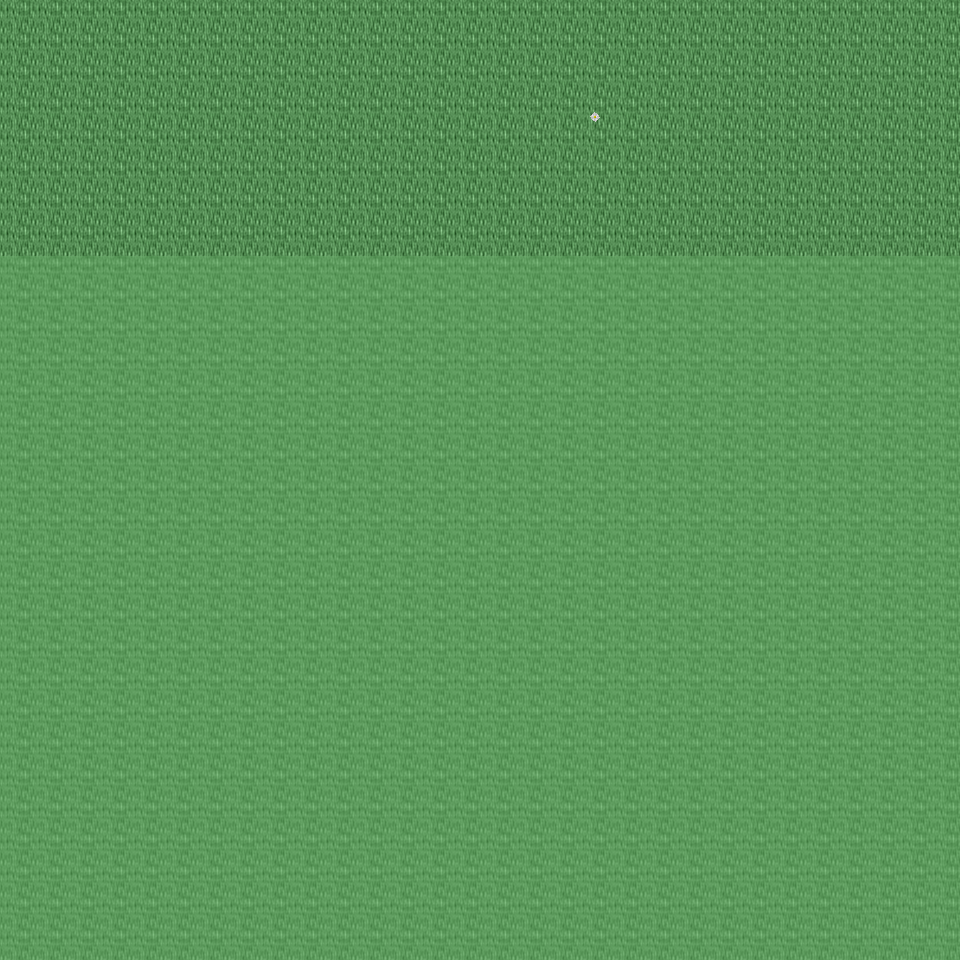

The image is a tile-based game level rendered from a .tmx file. Its description and source (layers, tilesets, objects; grid data summarised) follow:
An orthogonal 30x30 tile map with 32x32 px tiles, 6 tile layers (Ground, Object, Object2, Above, ...), 26 tilesets and 2 objects (2x mapchange).

<map version="1.0" orientation="orthogonal" renderorder="right-down" width="30" height="30" tilewidth="32" tileheight="32" nextobjectid="3">
  <tileset firstgid="1" name="tileset_ground_ground" tilewidth="32" tileheight="32" tilecount="33" columns="3">
    <image source="../drawable/tileset_ground_ground.png" width="96" height="352" />
  </tileset>
  <tileset firstgid="34" name="tileset_ground_ice_ice" tilewidth="32" tileheight="32" tilecount="3" columns="3">
    <image source="../drawable/tileset_ground_ice_ice.png" width="96" height="32" />
  </tileset>
  <tileset firstgid="37" name="tileset_plant_flower_daisy_white" tilewidth="32" tileheight="32" tilecount="8" columns="2">
    <image source="../drawable/tileset_plant_flower_daisy_white.png" width="64" height="128" />
  </tileset>
  <tileset firstgid="45" name="tileset_ground_rock_pebbles" tilewidth="32" tileheight="32" tilecount="3" columns="1">
    <image source="../drawable/tileset_ground_rock_pebbles.png" width="32" height="96" />
  </tileset>
  <tileset firstgid="48" name="tileset_plant_grasses" tilewidth="32" tileheight="32" tilecount="6" columns="3">
    <image source="../drawable/tileset_plant_grasses.png" width="96" height="64" />
  </tileset>
  <tileset firstgid="54" name="tileset_plant_leaves" tilewidth="32" tileheight="32" tilecount="8" columns="4">
    <image source="../drawable/tileset_plant_leaves.png" width="128" height="64" />
  </tileset>
  <tileset firstgid="62" name="tileset_ground_grass_edges" tilewidth="32" tileheight="32" tilecount="36" columns="12">
    <image source="../drawable/tileset_ground_grass_edges.png" width="384" height="96" />
  </tileset>
  <tileset firstgid="98" name="tileset_plant_flower_daisy_yellow" tilewidth="32" tileheight="32" tilecount="8" columns="2">
    <image source="../drawable/tileset_plant_flower_daisy_yellow.png" width="64" height="128" />
  </tileset>
  <tileset firstgid="106" name="tileset_plant_bush_bushes" tilewidth="32" tileheight="32" tilecount="10" columns="5">
    <image source="../drawable/tileset_plant_bush_bushes.png" width="160" height="64" />
  </tileset>
  <tileset firstgid="116" name="tileset_plant_stump_stump_brown" tilewidth="32" tileheight="32" tilecount="4" columns="2">
    <image source="../drawable/tileset_plant_stump_stump_brown.png" width="64" height="64" />
  </tileset>
  <tileset firstgid="120" name="tileset_plant_stump_stump_green" tilewidth="32" tileheight="32" tilecount="4" columns="2">
    <image source="../drawable/tileset_plant_stump_stump_green.png" width="64" height="64" />
  </tileset>
  <tileset firstgid="124" name="tileset_item_pot_pot_golden" tilewidth="32" tileheight="32" tilecount="4" columns="4">
    <image source="../drawable/tileset_item_pot_pot_golden.png" width="128" height="32" />
  </tileset>
  <tileset firstgid="128" name="tileset_plant_tree_tree_darkgreen" tilewidth="32" tileheight="32" tilecount="88" columns="8">
    <image source="../drawable/tileset_plant_tree_tree_darkgreen.png" width="256" height="352" />
  </tileset>
  <tileset firstgid="216" name="tileset_plant_flower_daisy_blue" tilewidth="32" tileheight="32" tilecount="8" columns="2">
    <image source="../drawable/tileset_plant_flower_daisy_blue.png" width="64" height="128" />
  </tileset>
  <tileset firstgid="224" name="tileset_ground_water_water_bubbles" tilewidth="32" tileheight="32" tilecount="32" columns="8">
    <image source="../drawable/tileset_ground_water_water_bubbles.png" width="256" height="128" />
  </tileset>
  <tileset firstgid="256" name="tileset_ground_water_pool" tilewidth="32" tileheight="32" tilecount="72" columns="3">
    <image source="../drawable/tileset_ground_water_pool.png" width="96" height="768" />
  </tileset>
  <tileset firstgid="328" name="tileset_building_castle" tilewidth="32" tileheight="32" tilecount="320" columns="20">
    <image source="../drawable/tileset_building_castle.png" width="640" height="512" />
  </tileset>
  <tileset firstgid="648" name="tileset_ground_cobbled_paving" tilewidth="32" tileheight="32" tilecount="1" columns="1">
    <image source="../drawable/tileset_ground_cobbled_paving.png" width="32" height="32" />
  </tileset>
  <tileset firstgid="649" name="tileset_ground_grass_corners" tilewidth="32" tileheight="32" tilecount="24" columns="6">
    <image source="../drawable/tileset_ground_grass_corners.png" width="192" height="128" />
  </tileset>
  <tileset firstgid="673" name="tileset_building_fence_fence_chunky" tilewidth="32" tileheight="32" tilecount="21" columns="3">
    <image source="../drawable/tileset_building_fence_fence_chunky.png" width="96" height="224" />
  </tileset>
  <tileset firstgid="694" name="tileset_item_sign_large" tilewidth="32" tileheight="32" tilecount="15" columns="5">
    <image source="../drawable/tileset_item_sign_large.png" width="160" height="96" />
  </tileset>
  <tileset firstgid="709" name="tileset_building_decoration_fancy_gate" tilewidth="32" tileheight="32" tilecount="12" columns="3">
    <image source="../drawable/tileset_building_decoration_fancy_gate.png" width="96" height="128" />
  </tileset>
  <tileset firstgid="721" name="tileset_logic_collision" tilewidth="32" tileheight="32" tilecount="1" columns="1">
    <image source="../drawable/tileset_logic_collision.png" width="32" height="32" />
  </tileset>
  <tileset firstgid="722" name="tileset_ground_green_paving" tilewidth="32" tileheight="32" tilecount="18" columns="3">
    <image source="../drawable/tileset_ground_green_paving.png" width="96" height="192" />
  </tileset>
  <tileset firstgid="740" name="tileset_item_hen_nest" tilewidth="32" tileheight="32" tilecount="1" columns="1">
    <image source="../drawable/tileset_item_hen_nest.png" width="32" height="32" />
  </tileset>
  <tileset firstgid="741" name="tileset_building_barnyard" tilewidth="32" tileheight="32" tilecount="200" columns="8">
    <image source="../drawable/tileset_building_barnyard.png" width="256" height="800" />
  </tileset>
  <layer name="Ground" width="30" height="30">
    <data>[900 cells, 240 non-empty, 1 distinct tile ids]</data>
  </layer>
  <layer name="Object" width="30" height="30">
    <data>[900 cells, 1 non-empty, 1 distinct tile ids]</data>
  </layer>
  <layer name="Object2" width="30" height="30">
    <data>[900 cells, 0 non-empty, 0 distinct tile ids]</data>
  </layer>
  <layer name="Above" width="30" height="30">
    <data>[900 cells, 0 non-empty, 0 distinct tile ids]</data>
  </layer>
  <layer name="Above2" width="30" height="30">
    <data>[900 cells, 0 non-empty, 0 distinct tile ids]</data>
  </layer>
  <layer name="Walkable" width="30" height="30">
    <data>[900 cells, 660 non-empty, 1 distinct tile ids]</data>
  </layer>
  <objectgroup name="MapEvents">
    <object id="1" name="north" type="mapchange" x="0" y="0" width="960" height="32">
      <properties>
        <property name="map" value="0_deniran_forest_n2_w_x0_y3" />
        <property name="place" value="south" />
      </properties>
    </object>
    <object id="2" name="east" type="mapchange" x="928" y="0" width="32" height="256">
      <properties>
        <property name="map" value="0_ados_mountain_n2_w2_x0_y4" />
        <property name="place" value="west" />
      </properties>
    </object>
  </objectgroup>
</map>
